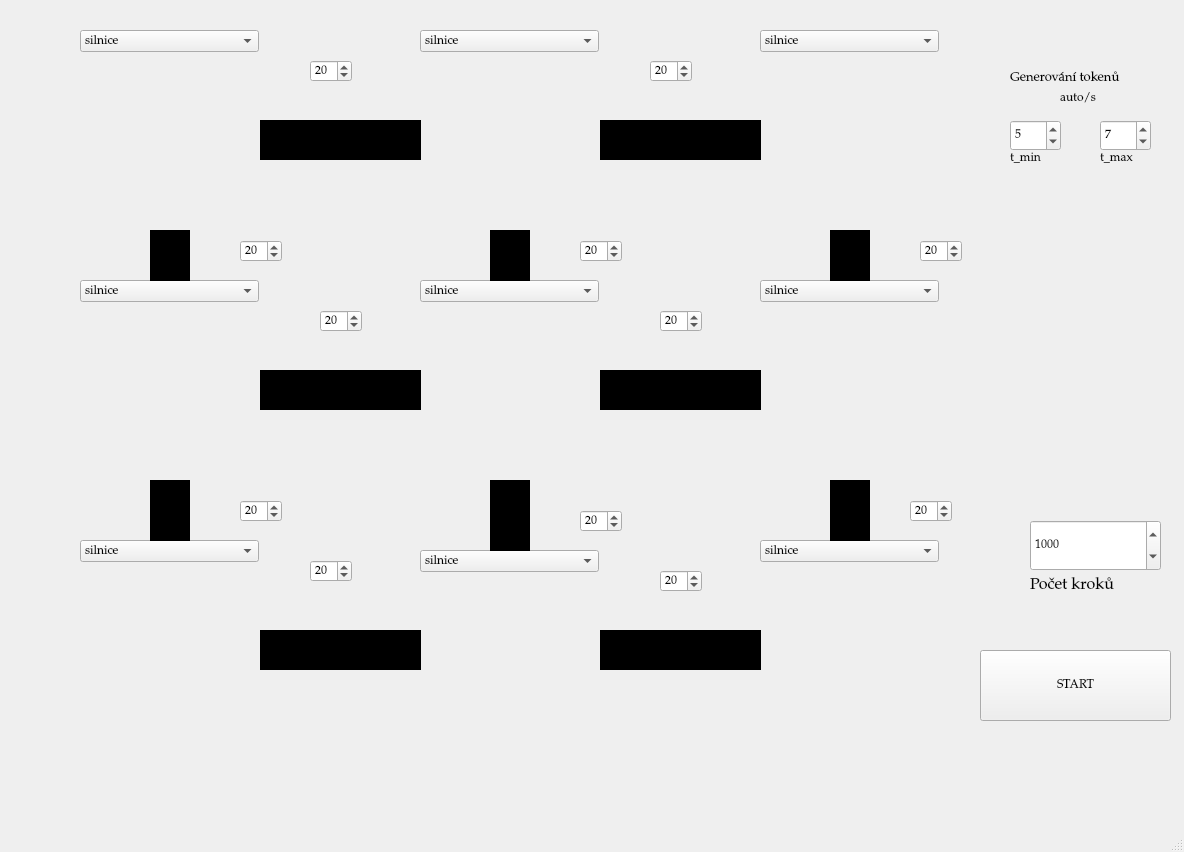
<?xml version="1.0" encoding="UTF-8"?>
<ui version="4.0">
 <class>MainWindow</class>
 <widget class="QMainWindow" name="MainWindow">
  <property name="geometry">
   <rect>
    <x>0</x>
    <y>0</y>
    <width>1184</width>
    <height>852</height>
   </rect>
  </property>
  <property name="sizePolicy">
   <sizepolicy hsizetype="Preferred" vsizetype="Preferred">
    <horstretch>0</horstretch>
    <verstretch>0</verstretch>
   </sizepolicy>
  </property>
  <property name="font">
   <font>
    <family>Palatino Linotype</family>
   </font>
  </property>
  <property name="windowTitle">
   <string>MainWindow</string>
  </property>
  <property name="styleSheet">
   <string notr="true">background color:rgb(0, 0, 0)
color: rgb(255, 255, 255);</string>
  </property>
  <property name="tabShape">
   <enum>QTabWidget::Rounded</enum>
  </property>
  <property name="dockNestingEnabled">
   <bool>false</bool>
  </property>
  <widget class="QWidget" name="centralwidget">
   <property name="inputMethodHints">
    <set>Qt::ImhNone</set>
   </property>
   <widget class="QComboBox" name="kriz1_combo">
    <property name="geometry">
     <rect>
      <x>80</x>
      <y>30</y>
      <width>179</width>
      <height>22</height>
     </rect>
    </property>
    <property name="insertPolicy">
     <enum>QComboBox::NoInsert</enum>
    </property>
    <item>
     <property name="text">
      <string>silnice</string>
     </property>
    </item>
    <item>
     <property name="text">
      <string>X_prednost_zprava</string>
     </property>
    </item>
    <item>
     <property name="text">
      <string>X_hlavni_SJ</string>
     </property>
    </item>
    <item>
     <property name="text">
      <string>X_hlavni_ZV</string>
     </property>
    </item>
    <item>
     <property name="text">
      <string>X_hlavni_JZ</string>
     </property>
    </item>
    <item>
     <property name="text">
      <string>X_hlavni_JV</string>
     </property>
    </item>
    <item>
     <property name="text">
      <string>X_hlavni_SV</string>
     </property>
    </item>
    <item>
     <property name="text">
      <string>X_hlavni_SZ</string>
     </property>
    </item>
    <item>
     <property name="text">
      <string>X_semafor</string>
     </property>
    </item>
    <item>
     <property name="text">
      <string>X_semafor_2proud</string>
     </property>
    </item>
    <item>
     <property name="text">
      <string>X_semafor_2proud_SJ</string>
     </property>
    </item>
    <item>
     <property name="text">
      <string>X_semafor_2proud_ZV</string>
     </property>
    </item>
   </widget>
   <widget class="QLabel" name="kriz1_label">
    <property name="geometry">
     <rect>
      <x>80</x>
      <y>50</y>
      <width>180</width>
      <height>180</height>
     </rect>
    </property>
    <property name="frameShape">
     <enum>QFrame::NoFrame</enum>
    </property>
    <property name="frameShadow">
     <enum>QFrame::Plain</enum>
    </property>
    <property name="lineWidth">
     <number>7</number>
    </property>
    <property name="midLineWidth">
     <number>1</number>
    </property>
    <property name="text">
     <string/>
    </property>
    <property name="pixmap">
     <pixmap>krizovatky/ikony/silnice.png</pixmap>
    </property>
    <property name="scaledContents">
     <bool>true</bool>
    </property>
   </widget>
   <widget class="QLabel" name="kriz2_label">
    <property name="geometry">
     <rect>
      <x>420</x>
      <y>50</y>
      <width>180</width>
      <height>180</height>
     </rect>
    </property>
    <property name="text">
     <string/>
    </property>
    <property name="pixmap">
     <pixmap>krizovatky/ikony/silnice.png</pixmap>
    </property>
    <property name="scaledContents">
     <bool>true</bool>
    </property>
   </widget>
   <widget class="QPushButton" name="start_button">
    <property name="geometry">
     <rect>
      <x>980</x>
      <y>650</y>
      <width>191</width>
      <height>71</height>
     </rect>
    </property>
    <property name="text">
     <string>START</string>
    </property>
   </widget>
   <widget class="QLabel" name="kriz3_label">
    <property name="geometry">
     <rect>
      <x>760</x>
      <y>50</y>
      <width>180</width>
      <height>180</height>
     </rect>
    </property>
    <property name="text">
     <string/>
    </property>
    <property name="pixmap">
     <pixmap>krizovatky/ikony/silnice.png</pixmap>
    </property>
    <property name="scaledContents">
     <bool>true</bool>
    </property>
   </widget>
   <widget class="QLabel" name="kriz4_label">
    <property name="geometry">
     <rect>
      <x>80</x>
      <y>300</y>
      <width>180</width>
      <height>180</height>
     </rect>
    </property>
    <property name="text">
     <string/>
    </property>
    <property name="pixmap">
     <pixmap>krizovatky/ikony/silnice.png</pixmap>
    </property>
    <property name="scaledContents">
     <bool>true</bool>
    </property>
   </widget>
   <widget class="QSpinBox" name="steps_spin">
    <property name="geometry">
     <rect>
      <x>1030</x>
      <y>520</y>
      <width>131</width>
      <height>51</height>
     </rect>
    </property>
    <property name="layoutDirection">
     <enum>Qt::LeftToRight</enum>
    </property>
    <property name="wrapping">
     <bool>false</bool>
    </property>
    <property name="maximum">
     <number>9999999</number>
    </property>
    <property name="singleStep">
     <number>100</number>
    </property>
    <property name="value">
     <number>1000</number>
    </property>
    <property name="displayIntegerBase">
     <number>10</number>
    </property>
   </widget>
   <widget class="QLabel" name="kriz7_label">
    <property name="geometry">
     <rect>
      <x>80</x>
      <y>560</y>
      <width>180</width>
      <height>180</height>
     </rect>
    </property>
    <property name="text">
     <string/>
    </property>
    <property name="pixmap">
     <pixmap>krizovatky/ikony/silnice.png</pixmap>
    </property>
    <property name="scaledContents">
     <bool>true</bool>
    </property>
   </widget>
   <widget class="QLabel" name="kriz8_label">
    <property name="geometry">
     <rect>
      <x>420</x>
      <y>560</y>
      <width>180</width>
      <height>180</height>
     </rect>
    </property>
    <property name="text">
     <string/>
    </property>
    <property name="pixmap">
     <pixmap>krizovatky/ikony/silnice.png</pixmap>
    </property>
    <property name="scaledContents">
     <bool>true</bool>
    </property>
   </widget>
   <widget class="QLabel" name="kriz9_label">
    <property name="geometry">
     <rect>
      <x>760</x>
      <y>560</y>
      <width>180</width>
      <height>180</height>
     </rect>
    </property>
    <property name="text">
     <string/>
    </property>
    <property name="pixmap">
     <pixmap>krizovatky/ikony/silnice.png</pixmap>
    </property>
    <property name="scaledContents">
     <bool>true</bool>
    </property>
   </widget>
   <widget class="QLabel" name="kriz6_label">
    <property name="geometry">
     <rect>
      <x>760</x>
      <y>300</y>
      <width>180</width>
      <height>180</height>
     </rect>
    </property>
    <property name="text">
     <string/>
    </property>
    <property name="pixmap">
     <pixmap>krizovatky/ikony/silnice.png</pixmap>
    </property>
    <property name="scaledContents">
     <bool>true</bool>
    </property>
   </widget>
   <widget class="QLabel" name="kriz5_label">
    <property name="geometry">
     <rect>
      <x>420</x>
      <y>300</y>
      <width>180</width>
      <height>180</height>
     </rect>
    </property>
    <property name="text">
     <string/>
    </property>
    <property name="pixmap">
     <pixmap>krizovatky/ikony/silnice.png</pixmap>
    </property>
    <property name="scaledContents">
     <bool>true</bool>
    </property>
   </widget>
   <widget class="QComboBox" name="kriz3_combo">
    <property name="geometry">
     <rect>
      <x>760</x>
      <y>30</y>
      <width>179</width>
      <height>22</height>
     </rect>
    </property>
    <property name="insertPolicy">
     <enum>QComboBox::NoInsert</enum>
    </property>
    <item>
     <property name="text">
      <string>silnice</string>
     </property>
    </item>
    <item>
     <property name="text">
      <string>X_prednost_zprava</string>
     </property>
    </item>
    <item>
     <property name="text">
      <string>X_hlavni_SJ</string>
     </property>
    </item>
    <item>
     <property name="text">
      <string>X_hlavni_ZV</string>
     </property>
    </item>
    <item>
     <property name="text">
      <string>X_hlavni_JZ</string>
     </property>
    </item>
    <item>
     <property name="text">
      <string>X_hlavni_JV</string>
     </property>
    </item>
    <item>
     <property name="text">
      <string>X_hlavni_SV</string>
     </property>
    </item>
    <item>
     <property name="text">
      <string>X_hlavni_SZ</string>
     </property>
    </item>
    <item>
     <property name="text">
      <string>X_semafor</string>
     </property>
    </item>
    <item>
     <property name="text">
      <string>X_semafor_2proud</string>
     </property>
    </item>
    <item>
     <property name="text">
      <string>X_semafor_2proud_SJ</string>
     </property>
    </item>
    <item>
     <property name="text">
      <string>X_semafor_2proud_ZV</string>
     </property>
    </item>
   </widget>
   <widget class="QComboBox" name="kriz4_combo">
    <property name="geometry">
     <rect>
      <x>80</x>
      <y>280</y>
      <width>179</width>
      <height>22</height>
     </rect>
    </property>
    <property name="insertPolicy">
     <enum>QComboBox::NoInsert</enum>
    </property>
    <item>
     <property name="text">
      <string>silnice</string>
     </property>
    </item>
    <item>
     <property name="text">
      <string>X_prednost_zprava</string>
     </property>
    </item>
    <item>
     <property name="text">
      <string>X_hlavni_SJ</string>
     </property>
    </item>
    <item>
     <property name="text">
      <string>X_hlavni_ZV</string>
     </property>
    </item>
    <item>
     <property name="text">
      <string>X_hlavni_JZ</string>
     </property>
    </item>
    <item>
     <property name="text">
      <string>X_hlavni_JV</string>
     </property>
    </item>
    <item>
     <property name="text">
      <string>X_hlavni_SV</string>
     </property>
    </item>
    <item>
     <property name="text">
      <string>X_hlavni_SZ</string>
     </property>
    </item>
    <item>
     <property name="text">
      <string>X_semafor</string>
     </property>
    </item>
    <item>
     <property name="text">
      <string>X_semafor_2proud</string>
     </property>
    </item>
    <item>
     <property name="text">
      <string>X_semafor_2proud_SJ</string>
     </property>
    </item>
    <item>
     <property name="text">
      <string>X_semafor_2proud_ZV</string>
     </property>
    </item>
   </widget>
   <widget class="QComboBox" name="kriz5_combo">
    <property name="geometry">
     <rect>
      <x>420</x>
      <y>280</y>
      <width>179</width>
      <height>22</height>
     </rect>
    </property>
    <property name="insertPolicy">
     <enum>QComboBox::NoInsert</enum>
    </property>
    <item>
     <property name="text">
      <string>silnice</string>
     </property>
    </item>
    <item>
     <property name="text">
      <string>X_prednost_zprava</string>
     </property>
    </item>
    <item>
     <property name="text">
      <string>X_hlavni_SJ</string>
     </property>
    </item>
    <item>
     <property name="text">
      <string>X_hlavni_ZV</string>
     </property>
    </item>
    <item>
     <property name="text">
      <string>X_hlavni_JZ</string>
     </property>
    </item>
    <item>
     <property name="text">
      <string>X_hlavni_JV</string>
     </property>
    </item>
    <item>
     <property name="text">
      <string>X_hlavni_SV</string>
     </property>
    </item>
    <item>
     <property name="text">
      <string>X_hlavni_SZ</string>
     </property>
    </item>
    <item>
     <property name="text">
      <string>X_semafor</string>
     </property>
    </item>
    <item>
     <property name="text">
      <string>X_semafor_2proud</string>
     </property>
    </item>
    <item>
     <property name="text">
      <string>X_semafor_2proud_SJ</string>
     </property>
    </item>
    <item>
     <property name="text">
      <string>X_semafor_2proud_ZV</string>
     </property>
    </item>
   </widget>
   <widget class="QComboBox" name="kriz6_combo">
    <property name="geometry">
     <rect>
      <x>760</x>
      <y>280</y>
      <width>179</width>
      <height>22</height>
     </rect>
    </property>
    <property name="insertPolicy">
     <enum>QComboBox::NoInsert</enum>
    </property>
    <item>
     <property name="text">
      <string>silnice</string>
     </property>
    </item>
    <item>
     <property name="text">
      <string>X_prednost_zprava</string>
     </property>
    </item>
    <item>
     <property name="text">
      <string>X_hlavni_SJ</string>
     </property>
    </item>
    <item>
     <property name="text">
      <string>X_hlavni_ZV</string>
     </property>
    </item>
    <item>
     <property name="text">
      <string>X_hlavni_JZ</string>
     </property>
    </item>
    <item>
     <property name="text">
      <string>X_hlavni_JV</string>
     </property>
    </item>
    <item>
     <property name="text">
      <string>X_hlavni_SV</string>
     </property>
    </item>
    <item>
     <property name="text">
      <string>X_hlavni_SZ</string>
     </property>
    </item>
    <item>
     <property name="text">
      <string>X_semafor</string>
     </property>
    </item>
    <item>
     <property name="text">
      <string>X_semafor_2proud</string>
     </property>
    </item>
    <item>
     <property name="text">
      <string>X_semafor_2proud_SJ</string>
     </property>
    </item>
    <item>
     <property name="text">
      <string>X_semafor_2proud_ZV</string>
     </property>
    </item>
   </widget>
   <widget class="QComboBox" name="kriz7_combo">
    <property name="geometry">
     <rect>
      <x>80</x>
      <y>540</y>
      <width>179</width>
      <height>22</height>
     </rect>
    </property>
    <property name="insertPolicy">
     <enum>QComboBox::NoInsert</enum>
    </property>
    <item>
     <property name="text">
      <string>silnice</string>
     </property>
    </item>
    <item>
     <property name="text">
      <string>X_prednost_zprava</string>
     </property>
    </item>
    <item>
     <property name="text">
      <string>X_hlavni_SJ</string>
     </property>
    </item>
    <item>
     <property name="text">
      <string>X_hlavni_ZV</string>
     </property>
    </item>
    <item>
     <property name="text">
      <string>X_hlavni_JZ</string>
     </property>
    </item>
    <item>
     <property name="text">
      <string>X_hlavni_JV</string>
     </property>
    </item>
    <item>
     <property name="text">
      <string>X_hlavni_SV</string>
     </property>
    </item>
    <item>
     <property name="text">
      <string>X_hlavni_SZ</string>
     </property>
    </item>
    <item>
     <property name="text">
      <string>X_semafor</string>
     </property>
    </item>
    <item>
     <property name="text">
      <string>X_semafor_2proud</string>
     </property>
    </item>
    <item>
     <property name="text">
      <string>X_semafor_2proud_SJ</string>
     </property>
    </item>
    <item>
     <property name="text">
      <string>X_semafor_2proud_ZV</string>
     </property>
    </item>
   </widget>
   <widget class="QComboBox" name="kriz8_combo">
    <property name="geometry">
     <rect>
      <x>420</x>
      <y>550</y>
      <width>179</width>
      <height>22</height>
     </rect>
    </property>
    <property name="insertPolicy">
     <enum>QComboBox::NoInsert</enum>
    </property>
    <item>
     <property name="text">
      <string>silnice</string>
     </property>
    </item>
    <item>
     <property name="text">
      <string>X_prednost_zprava</string>
     </property>
    </item>
    <item>
     <property name="text">
      <string>X_hlavni_SJ</string>
     </property>
    </item>
    <item>
     <property name="text">
      <string>X_hlavni_ZV</string>
     </property>
    </item>
    <item>
     <property name="text">
      <string>X_hlavni_JZ</string>
     </property>
    </item>
    <item>
     <property name="text">
      <string>X_hlavni_JV</string>
     </property>
    </item>
    <item>
     <property name="text">
      <string>X_hlavni_SV</string>
     </property>
    </item>
    <item>
     <property name="text">
      <string>X_hlavni_SZ</string>
     </property>
    </item>
    <item>
     <property name="text">
      <string>X_semafor</string>
     </property>
    </item>
    <item>
     <property name="text">
      <string>X_semafor_2proud</string>
     </property>
    </item>
    <item>
     <property name="text">
      <string>X_semafor_2proud_SJ</string>
     </property>
    </item>
    <item>
     <property name="text">
      <string>X_semafor_2proud_ZV</string>
     </property>
    </item>
   </widget>
   <widget class="QComboBox" name="kriz9_combo">
    <property name="geometry">
     <rect>
      <x>760</x>
      <y>540</y>
      <width>179</width>
      <height>22</height>
     </rect>
    </property>
    <property name="insertPolicy">
     <enum>QComboBox::NoInsert</enum>
    </property>
    <item>
     <property name="text">
      <string>silnice</string>
     </property>
    </item>
    <item>
     <property name="text">
      <string>X_prednost_zprava</string>
     </property>
    </item>
    <item>
     <property name="text">
      <string>X_hlavni_SJ</string>
     </property>
    </item>
    <item>
     <property name="text">
      <string>X_hlavni_ZV</string>
     </property>
    </item>
    <item>
     <property name="text">
      <string>X_hlavni_JZ</string>
     </property>
    </item>
    <item>
     <property name="text">
      <string>X_hlavni_JV</string>
     </property>
    </item>
    <item>
     <property name="text">
      <string>X_hlavni_SV</string>
     </property>
    </item>
    <item>
     <property name="text">
      <string>X_hlavni_SZ</string>
     </property>
    </item>
    <item>
     <property name="text">
      <string>X_semafor</string>
     </property>
    </item>
    <item>
     <property name="text">
      <string>X_semafor_2proud</string>
     </property>
    </item>
    <item>
     <property name="text">
      <string>X_semafor_2proud_SJ</string>
     </property>
    </item>
    <item>
     <property name="text">
      <string>X_semafor_2proud_ZV</string>
     </property>
    </item>
   </widget>
   <widget class="QComboBox" name="kriz2_combo">
    <property name="geometry">
     <rect>
      <x>420</x>
      <y>30</y>
      <width>179</width>
      <height>22</height>
     </rect>
    </property>
    <property name="insertPolicy">
     <enum>QComboBox::NoInsert</enum>
    </property>
    <item>
     <property name="text">
      <string>silnice</string>
     </property>
    </item>
    <item>
     <property name="text">
      <string>X_prednost_zprava</string>
     </property>
    </item>
    <item>
     <property name="text">
      <string>X_hlavni_SJ</string>
     </property>
    </item>
    <item>
     <property name="text">
      <string>X_hlavni_ZV</string>
     </property>
    </item>
    <item>
     <property name="text">
      <string>X_hlavni_JZ</string>
     </property>
    </item>
    <item>
     <property name="text">
      <string>X_hlavni_JV</string>
     </property>
    </item>
    <item>
     <property name="text">
      <string>X_hlavni_SV</string>
     </property>
    </item>
    <item>
     <property name="text">
      <string>X_hlavni_SZ</string>
     </property>
    </item>
    <item>
     <property name="text">
      <string>X_semafor</string>
     </property>
    </item>
    <item>
     <property name="text">
      <string>X_semafor_2proud</string>
     </property>
    </item>
    <item>
     <property name="text">
      <string>X_semafor_2proud_SJ</string>
     </property>
    </item>
    <item>
     <property name="text">
      <string>X_semafor_2proud_ZV</string>
     </property>
    </item>
   </widget>
   <widget class="QSpinBox" name="min_spin">
    <property name="geometry">
     <rect>
      <x>1010</x>
      <y>120</y>
      <width>51</width>
      <height>31</height>
     </rect>
    </property>
    <property name="value">
     <number>5</number>
    </property>
   </widget>
   <widget class="QSpinBox" name="max_spin">
    <property name="geometry">
     <rect>
      <x>1100</x>
      <y>120</y>
      <width>51</width>
      <height>31</height>
     </rect>
    </property>
    <property name="singleStep">
     <number>1</number>
    </property>
    <property name="value">
     <number>7</number>
    </property>
    <property name="displayIntegerBase">
     <number>9</number>
    </property>
   </widget>
   <widget class="QSpinBox" name="c12_spin">
    <property name="geometry">
     <rect>
      <x>310</x>
      <y>60</y>
      <width>42</width>
      <height>22</height>
     </rect>
    </property>
    <property name="singleStep">
     <number>1</number>
    </property>
    <property name="value">
     <number>20</number>
    </property>
   </widget>
   <widget class="QSpinBox" name="c23_spin">
    <property name="geometry">
     <rect>
      <x>650</x>
      <y>60</y>
      <width>42</width>
      <height>22</height>
     </rect>
    </property>
    <property name="value">
     <number>20</number>
    </property>
   </widget>
   <widget class="QSpinBox" name="c45_spin">
    <property name="geometry">
     <rect>
      <x>320</x>
      <y>310</y>
      <width>42</width>
      <height>22</height>
     </rect>
    </property>
    <property name="value">
     <number>20</number>
    </property>
   </widget>
   <widget class="QSpinBox" name="c56_spin">
    <property name="geometry">
     <rect>
      <x>660</x>
      <y>310</y>
      <width>42</width>
      <height>22</height>
     </rect>
    </property>
    <property name="value">
     <number>20</number>
    </property>
   </widget>
   <widget class="QSpinBox" name="c78_spin">
    <property name="geometry">
     <rect>
      <x>310</x>
      <y>560</y>
      <width>42</width>
      <height>22</height>
     </rect>
    </property>
    <property name="value">
     <number>20</number>
    </property>
   </widget>
   <widget class="QSpinBox" name="c89_spin">
    <property name="geometry">
     <rect>
      <x>660</x>
      <y>570</y>
      <width>42</width>
      <height>22</height>
     </rect>
    </property>
    <property name="value">
     <number>20</number>
    </property>
   </widget>
   <widget class="QSpinBox" name="c14_spin">
    <property name="geometry">
     <rect>
      <x>240</x>
      <y>240</y>
      <width>42</width>
      <height>22</height>
     </rect>
    </property>
    <property name="value">
     <number>20</number>
    </property>
   </widget>
   <widget class="QSpinBox" name="c25_spin">
    <property name="geometry">
     <rect>
      <x>580</x>
      <y>240</y>
      <width>42</width>
      <height>22</height>
     </rect>
    </property>
    <property name="value">
     <number>20</number>
    </property>
   </widget>
   <widget class="QSpinBox" name="c36_spin">
    <property name="geometry">
     <rect>
      <x>920</x>
      <y>240</y>
      <width>42</width>
      <height>22</height>
     </rect>
    </property>
    <property name="value">
     <number>20</number>
    </property>
   </widget>
   <widget class="QSpinBox" name="c47_spin">
    <property name="geometry">
     <rect>
      <x>240</x>
      <y>500</y>
      <width>42</width>
      <height>22</height>
     </rect>
    </property>
    <property name="value">
     <number>20</number>
    </property>
   </widget>
   <widget class="QSpinBox" name="c58_spin">
    <property name="geometry">
     <rect>
      <x>580</x>
      <y>510</y>
      <width>42</width>
      <height>22</height>
     </rect>
    </property>
    <property name="value">
     <number>20</number>
    </property>
   </widget>
   <widget class="QSpinBox" name="c69_spin">
    <property name="geometry">
     <rect>
      <x>910</x>
      <y>500</y>
      <width>42</width>
      <height>22</height>
     </rect>
    </property>
    <property name="value">
     <number>20</number>
    </property>
   </widget>
   <widget class="QLabel" name="label12">
    <property name="geometry">
     <rect>
      <x>260</x>
      <y>140</y>
      <width>161</width>
      <height>20</height>
     </rect>
    </property>
    <property name="styleSheet">
     <string notr="true">color: rgb(255, 255, 255);
background-color: rgb(0, 0, 0);</string>
    </property>
    <property name="text">
     <string/>
    </property>
   </widget>
   <widget class="QLabel" name="label21">
    <property name="geometry">
     <rect>
      <x>260</x>
      <y>120</y>
      <width>161</width>
      <height>20</height>
     </rect>
    </property>
    <property name="styleSheet">
     <string notr="true">color: rgb(255, 255, 255);
background-color: rgb(0, 0, 0);</string>
    </property>
    <property name="text">
     <string/>
    </property>
   </widget>
   <widget class="QLabel" name="label32">
    <property name="geometry">
     <rect>
      <x>600</x>
      <y>120</y>
      <width>161</width>
      <height>20</height>
     </rect>
    </property>
    <property name="styleSheet">
     <string notr="true">color: rgb(255, 255, 255);
background-color: rgb(0, 0, 0);</string>
    </property>
    <property name="text">
     <string/>
    </property>
   </widget>
   <widget class="QLabel" name="label23">
    <property name="geometry">
     <rect>
      <x>600</x>
      <y>140</y>
      <width>161</width>
      <height>20</height>
     </rect>
    </property>
    <property name="styleSheet">
     <string notr="true">color: rgb(255, 255, 255);
background-color: rgb(0, 0, 0);</string>
    </property>
    <property name="text">
     <string/>
    </property>
   </widget>
   <widget class="QLabel" name="label54">
    <property name="geometry">
     <rect>
      <x>260</x>
      <y>370</y>
      <width>161</width>
      <height>20</height>
     </rect>
    </property>
    <property name="styleSheet">
     <string notr="true">color: rgb(255, 255, 255);
background-color: rgb(0, 0, 0);</string>
    </property>
    <property name="text">
     <string/>
    </property>
   </widget>
   <widget class="QLabel" name="label45">
    <property name="geometry">
     <rect>
      <x>260</x>
      <y>390</y>
      <width>161</width>
      <height>20</height>
     </rect>
    </property>
    <property name="styleSheet">
     <string notr="true">color: rgb(255, 255, 255);
background-color: rgb(0, 0, 0);</string>
    </property>
    <property name="text">
     <string/>
    </property>
   </widget>
   <widget class="QLabel" name="label65">
    <property name="geometry">
     <rect>
      <x>600</x>
      <y>370</y>
      <width>161</width>
      <height>20</height>
     </rect>
    </property>
    <property name="styleSheet">
     <string notr="true">color: rgb(255, 255, 255);
background-color: rgb(0, 0, 0);</string>
    </property>
    <property name="text">
     <string/>
    </property>
   </widget>
   <widget class="QLabel" name="label56">
    <property name="geometry">
     <rect>
      <x>600</x>
      <y>390</y>
      <width>161</width>
      <height>20</height>
     </rect>
    </property>
    <property name="styleSheet">
     <string notr="true">color: rgb(255, 255, 255);
background-color: rgb(0, 0, 0);</string>
    </property>
    <property name="text">
     <string/>
    </property>
   </widget>
   <widget class="QLabel" name="label98">
    <property name="geometry">
     <rect>
      <x>600</x>
      <y>630</y>
      <width>161</width>
      <height>20</height>
     </rect>
    </property>
    <property name="styleSheet">
     <string notr="true">color: rgb(255, 255, 255);
background-color: rgb(0, 0, 0);</string>
    </property>
    <property name="text">
     <string/>
    </property>
   </widget>
   <widget class="QLabel" name="label89">
    <property name="geometry">
     <rect>
      <x>600</x>
      <y>650</y>
      <width>161</width>
      <height>20</height>
     </rect>
    </property>
    <property name="styleSheet">
     <string notr="true">color: rgb(255, 255, 255);
background-color: rgb(0, 0, 0);</string>
    </property>
    <property name="text">
     <string/>
    </property>
   </widget>
   <widget class="QLabel" name="label87">
    <property name="geometry">
     <rect>
      <x>260</x>
      <y>630</y>
      <width>161</width>
      <height>20</height>
     </rect>
    </property>
    <property name="styleSheet">
     <string notr="true">color: rgb(255, 255, 255);
background-color: rgb(0, 0, 0);</string>
    </property>
    <property name="text">
     <string/>
    </property>
   </widget>
   <widget class="QLabel" name="label78">
    <property name="geometry">
     <rect>
      <x>260</x>
      <y>650</y>
      <width>161</width>
      <height>20</height>
     </rect>
    </property>
    <property name="styleSheet">
     <string notr="true">color: rgb(255, 255, 255);
background-color: rgb(0, 0, 0);</string>
    </property>
    <property name="text">
     <string/>
    </property>
   </widget>
   <widget class="QLabel" name="label41">
    <property name="geometry">
     <rect>
      <x>170</x>
      <y>230</y>
      <width>20</width>
      <height>51</height>
     </rect>
    </property>
    <property name="styleSheet">
     <string notr="true">background-color: rgb(0, 0, 0);</string>
    </property>
    <property name="text">
     <string/>
    </property>
   </widget>
   <widget class="QLabel" name="label14">
    <property name="geometry">
     <rect>
      <x>150</x>
      <y>230</y>
      <width>20</width>
      <height>51</height>
     </rect>
    </property>
    <property name="styleSheet">
     <string notr="true">background-color: rgb(0, 0, 0);</string>
    </property>
    <property name="text">
     <string/>
    </property>
   </widget>
   <widget class="QLabel" name="label25">
    <property name="geometry">
     <rect>
      <x>490</x>
      <y>230</y>
      <width>20</width>
      <height>51</height>
     </rect>
    </property>
    <property name="styleSheet">
     <string notr="true">background-color: rgb(0, 0, 0);</string>
    </property>
    <property name="text">
     <string/>
    </property>
   </widget>
   <widget class="QLabel" name="label52">
    <property name="geometry">
     <rect>
      <x>510</x>
      <y>230</y>
      <width>20</width>
      <height>51</height>
     </rect>
    </property>
    <property name="styleSheet">
     <string notr="true">background-color: rgb(0, 0, 0);</string>
    </property>
    <property name="text">
     <string/>
    </property>
   </widget>
   <widget class="QLabel" name="label36">
    <property name="geometry">
     <rect>
      <x>830</x>
      <y>230</y>
      <width>20</width>
      <height>51</height>
     </rect>
    </property>
    <property name="styleSheet">
     <string notr="true">background-color: rgb(0, 0, 0);</string>
    </property>
    <property name="text">
     <string/>
    </property>
   </widget>
   <widget class="QLabel" name="label63">
    <property name="geometry">
     <rect>
      <x>850</x>
      <y>230</y>
      <width>20</width>
      <height>51</height>
     </rect>
    </property>
    <property name="styleSheet">
     <string notr="true">background-color: rgb(0, 0, 0);</string>
    </property>
    <property name="text">
     <string/>
    </property>
   </widget>
   <widget class="QLabel" name="label47">
    <property name="geometry">
     <rect>
      <x>150</x>
      <y>480</y>
      <width>20</width>
      <height>61</height>
     </rect>
    </property>
    <property name="styleSheet">
     <string notr="true">background-color: rgb(0, 0, 0);</string>
    </property>
    <property name="text">
     <string/>
    </property>
   </widget>
   <widget class="QLabel" name="label74">
    <property name="geometry">
     <rect>
      <x>170</x>
      <y>480</y>
      <width>20</width>
      <height>61</height>
     </rect>
    </property>
    <property name="styleSheet">
     <string notr="true">background-color: rgb(0, 0, 0);</string>
    </property>
    <property name="text">
     <string/>
    </property>
   </widget>
   <widget class="QLabel" name="label58">
    <property name="geometry">
     <rect>
      <x>490</x>
      <y>480</y>
      <width>20</width>
      <height>71</height>
     </rect>
    </property>
    <property name="styleSheet">
     <string notr="true">background-color: rgb(0, 0, 0);</string>
    </property>
    <property name="text">
     <string/>
    </property>
   </widget>
   <widget class="QLabel" name="label85">
    <property name="geometry">
     <rect>
      <x>510</x>
      <y>480</y>
      <width>20</width>
      <height>71</height>
     </rect>
    </property>
    <property name="styleSheet">
     <string notr="true">background-color: rgb(0, 0, 0);</string>
    </property>
    <property name="text">
     <string/>
    </property>
   </widget>
   <widget class="QLabel" name="label69">
    <property name="geometry">
     <rect>
      <x>830</x>
      <y>480</y>
      <width>20</width>
      <height>61</height>
     </rect>
    </property>
    <property name="styleSheet">
     <string notr="true">background-color: rgb(0, 0, 0);</string>
    </property>
    <property name="text">
     <string/>
    </property>
   </widget>
   <widget class="QLabel" name="label96">
    <property name="geometry">
     <rect>
      <x>849</x>
      <y>480</y>
      <width>21</width>
      <height>61</height>
     </rect>
    </property>
    <property name="styleSheet">
     <string notr="true">background-color: rgb(0, 0, 0);</string>
    </property>
    <property name="text">
     <string/>
    </property>
   </widget>
   <widget class="QLabel" name="auta12">
    <property name="geometry">
     <rect>
      <x>320</x>
      <y>170</y>
      <width>20</width>
      <height>21</height>
     </rect>
    </property>
    <property name="text">
     <string/>
    </property>
   </widget>
   <widget class="QLabel" name="auta21">
    <property name="geometry">
     <rect>
      <x>330</x>
      <y>90</y>
      <width>20</width>
      <height>21</height>
     </rect>
    </property>
    <property name="text">
     <string/>
    </property>
   </widget>
   <widget class="QLabel" name="auta32">
    <property name="geometry">
     <rect>
      <x>660</x>
      <y>90</y>
      <width>20</width>
      <height>21</height>
     </rect>
    </property>
    <property name="text">
     <string/>
    </property>
   </widget>
   <widget class="QLabel" name="auta23">
    <property name="geometry">
     <rect>
      <x>660</x>
      <y>160</y>
      <width>20</width>
      <height>21</height>
     </rect>
    </property>
    <property name="text">
     <string/>
    </property>
   </widget>
   <widget class="QLabel" name="auta63">
    <property name="geometry">
     <rect>
      <x>870</x>
      <y>240</y>
      <width>31</width>
      <height>21</height>
     </rect>
    </property>
    <property name="text">
     <string/>
    </property>
   </widget>
   <widget class="QLabel" name="auta36">
    <property name="geometry">
     <rect>
      <x>805</x>
      <y>240</y>
      <width>20</width>
      <height>21</height>
     </rect>
    </property>
    <property name="text">
     <string/>
    </property>
   </widget>
   <widget class="QLabel" name="auta65">
    <property name="geometry">
     <rect>
      <x>670</x>
      <y>340</y>
      <width>20</width>
      <height>21</height>
     </rect>
    </property>
    <property name="text">
     <string/>
    </property>
   </widget>
   <widget class="QLabel" name="auta56">
    <property name="geometry">
     <rect>
      <x>670</x>
      <y>410</y>
      <width>20</width>
      <height>21</height>
     </rect>
    </property>
    <property name="text">
     <string/>
    </property>
   </widget>
   <widget class="QLabel" name="auta45">
    <property name="geometry">
     <rect>
      <x>330</x>
      <y>410</y>
      <width>16</width>
      <height>21</height>
     </rect>
    </property>
    <property name="text">
     <string/>
    </property>
   </widget>
   <widget class="QLabel" name="auta54">
    <property name="geometry">
     <rect>
      <x>330</x>
      <y>340</y>
      <width>21</width>
      <height>21</height>
     </rect>
    </property>
    <property name="text">
     <string/>
    </property>
   </widget>
   <widget class="QLabel" name="auta74">
    <property name="geometry">
     <rect>
      <x>190</x>
      <y>500</y>
      <width>16</width>
      <height>21</height>
     </rect>
    </property>
    <property name="text">
     <string/>
    </property>
   </widget>
   <widget class="QLabel" name="auta47">
    <property name="geometry">
     <rect>
      <x>120</x>
      <y>500</y>
      <width>20</width>
      <height>21</height>
     </rect>
    </property>
    <property name="text">
     <string/>
    </property>
   </widget>
   <widget class="QLabel" name="auta78">
    <property name="geometry">
     <rect>
      <x>320</x>
      <y>670</y>
      <width>20</width>
      <height>21</height>
     </rect>
    </property>
    <property name="text">
     <string/>
    </property>
   </widget>
   <widget class="QLabel" name="auta87">
    <property name="geometry">
     <rect>
      <x>320</x>
      <y>610</y>
      <width>16</width>
      <height>21</height>
     </rect>
    </property>
    <property name="text">
     <string/>
    </property>
   </widget>
   <widget class="QLabel" name="auta89">
    <property name="geometry">
     <rect>
      <x>670</x>
      <y>670</y>
      <width>16</width>
      <height>21</height>
     </rect>
    </property>
    <property name="text">
     <string/>
    </property>
   </widget>
   <widget class="QLabel" name="auta98">
    <property name="geometry">
     <rect>
      <x>670</x>
      <y>600</y>
      <width>16</width>
      <height>21</height>
     </rect>
    </property>
    <property name="text">
     <string/>
    </property>
   </widget>
   <widget class="QLabel" name="auta85">
    <property name="geometry">
     <rect>
      <x>530</x>
      <y>510</y>
      <width>16</width>
      <height>21</height>
     </rect>
    </property>
    <property name="text">
     <string/>
    </property>
   </widget>
   <widget class="QLabel" name="auta58">
    <property name="geometry">
     <rect>
      <x>460</x>
      <y>510</y>
      <width>20</width>
      <height>21</height>
     </rect>
    </property>
    <property name="text">
     <string/>
    </property>
   </widget>
   <widget class="QLabel" name="auta69">
    <property name="geometry">
     <rect>
      <x>810</x>
      <y>500</y>
      <width>20</width>
      <height>21</height>
     </rect>
    </property>
    <property name="text">
     <string/>
    </property>
   </widget>
   <widget class="QLabel" name="auta96">
    <property name="geometry">
     <rect>
      <x>880</x>
      <y>500</y>
      <width>16</width>
      <height>21</height>
     </rect>
    </property>
    <property name="text">
     <string/>
    </property>
   </widget>
   <widget class="QLabel" name="auta41">
    <property name="geometry">
     <rect>
      <x>190</x>
      <y>240</y>
      <width>16</width>
      <height>21</height>
     </rect>
    </property>
    <property name="text">
     <string/>
    </property>
   </widget>
   <widget class="QLabel" name="auta14">
    <property name="geometry">
     <rect>
      <x>130</x>
      <y>240</y>
      <width>20</width>
      <height>21</height>
     </rect>
    </property>
    <property name="text">
     <string/>
    </property>
   </widget>
   <widget class="QLabel" name="auta25">
    <property name="geometry">
     <rect>
      <x>420</x>
      <y>250</y>
      <width>55</width>
      <height>16</height>
     </rect>
    </property>
    <property name="text">
     <string/>
    </property>
   </widget>
   <widget class="QLabel" name="auta52">
    <property name="geometry">
     <rect>
      <x>570</x>
      <y>250</y>
      <width>55</width>
      <height>16</height>
     </rect>
    </property>
    <property name="text">
     <string/>
    </property>
   </widget>
   <widget class="QLabel" name="label">
    <property name="geometry">
     <rect>
      <x>1030</x>
      <y>570</y>
      <width>121</width>
      <height>31</height>
     </rect>
    </property>
    <property name="font">
     <font>
      <pointsize>12</pointsize>
     </font>
    </property>
    <property name="text">
     <string>Počet kroků</string>
    </property>
   </widget>
   <widget class="QLabel" name="label_2">
    <property name="geometry">
     <rect>
      <x>1010</x>
      <y>70</y>
      <width>141</width>
      <height>16</height>
     </rect>
    </property>
    <property name="font">
     <font>
      <pointsize>10</pointsize>
     </font>
    </property>
    <property name="text">
     <string>Generování tokenů</string>
    </property>
   </widget>
   <widget class="QLabel" name="label_3">
    <property name="geometry">
     <rect>
      <x>1100</x>
      <y>150</y>
      <width>55</width>
      <height>16</height>
     </rect>
    </property>
    <property name="text">
     <string>t_max</string>
    </property>
   </widget>
   <widget class="QLabel" name="label_4">
    <property name="geometry">
     <rect>
      <x>1010</x>
      <y>150</y>
      <width>55</width>
      <height>16</height>
     </rect>
    </property>
    <property name="text">
     <string>t_min</string>
    </property>
   </widget>
   <widget class="QLabel" name="label_5">
    <property name="geometry">
     <rect>
      <x>1060</x>
      <y>90</y>
      <width>55</width>
      <height>16</height>
     </rect>
    </property>
    <property name="text">
     <string>auto/s</string>
    </property>
   </widget>
   <zorder>kriz1_label</zorder>
   <zorder>kriz2_label</zorder>
   <zorder>start_button</zorder>
   <zorder>kriz1_combo</zorder>
   <zorder>kriz3_label</zorder>
   <zorder>kriz4_label</zorder>
   <zorder>steps_spin</zorder>
   <zorder>kriz7_label</zorder>
   <zorder>kriz8_label</zorder>
   <zorder>kriz9_label</zorder>
   <zorder>kriz6_label</zorder>
   <zorder>kriz5_label</zorder>
   <zorder>kriz3_combo</zorder>
   <zorder>kriz4_combo</zorder>
   <zorder>kriz5_combo</zorder>
   <zorder>kriz6_combo</zorder>
   <zorder>kriz7_combo</zorder>
   <zorder>kriz8_combo</zorder>
   <zorder>kriz9_combo</zorder>
   <zorder>kriz2_combo</zorder>
   <zorder>min_spin</zorder>
   <zorder>max_spin</zorder>
   <zorder>c12_spin</zorder>
   <zorder>c23_spin</zorder>
   <zorder>c45_spin</zorder>
   <zorder>c56_spin</zorder>
   <zorder>c78_spin</zorder>
   <zorder>c89_spin</zorder>
   <zorder>c14_spin</zorder>
   <zorder>c25_spin</zorder>
   <zorder>c36_spin</zorder>
   <zorder>c47_spin</zorder>
   <zorder>c58_spin</zorder>
   <zorder>c69_spin</zorder>
   <zorder>label12</zorder>
   <zorder>label21</zorder>
   <zorder>label32</zorder>
   <zorder>label23</zorder>
   <zorder>label54</zorder>
   <zorder>label45</zorder>
   <zorder>label65</zorder>
   <zorder>label56</zorder>
   <zorder>label98</zorder>
   <zorder>label89</zorder>
   <zorder>label87</zorder>
   <zorder>label78</zorder>
   <zorder>label41</zorder>
   <zorder>label14</zorder>
   <zorder>label25</zorder>
   <zorder>label52</zorder>
   <zorder>label36</zorder>
   <zorder>label63</zorder>
   <zorder>label47</zorder>
   <zorder>label74</zorder>
   <zorder>label58</zorder>
   <zorder>label85</zorder>
   <zorder>label69</zorder>
   <zorder>label96</zorder>
   <zorder>auta12</zorder>
   <zorder>auta21</zorder>
   <zorder>auta32</zorder>
   <zorder>auta23</zorder>
   <zorder>auta63</zorder>
   <zorder>auta36</zorder>
   <zorder>auta65</zorder>
   <zorder>auta56</zorder>
   <zorder>auta45</zorder>
   <zorder>auta54</zorder>
   <zorder>auta74</zorder>
   <zorder>auta47</zorder>
   <zorder>auta78</zorder>
   <zorder>auta87</zorder>
   <zorder>auta89</zorder>
   <zorder>auta98</zorder>
   <zorder>auta85</zorder>
   <zorder>auta58</zorder>
   <zorder>auta69</zorder>
   <zorder>auta96</zorder>
   <zorder>auta41</zorder>
   <zorder>auta14</zorder>
   <zorder>auta25</zorder>
   <zorder>auta52</zorder>
   <zorder>label</zorder>
   <zorder>label_2</zorder>
   <zorder>label_3</zorder>
   <zorder>label_4</zorder>
   <zorder>label_5</zorder>
  </widget>
  <widget class="QMenuBar" name="menubar">
   <property name="geometry">
    <rect>
     <x>0</x>
     <y>0</y>
     <width>1184</width>
     <height>26</height>
    </rect>
   </property>
  </widget>
  <widget class="QStatusBar" name="statusbar"/>
 </widget>
 <resources/>
 <connections/>
</ui>
